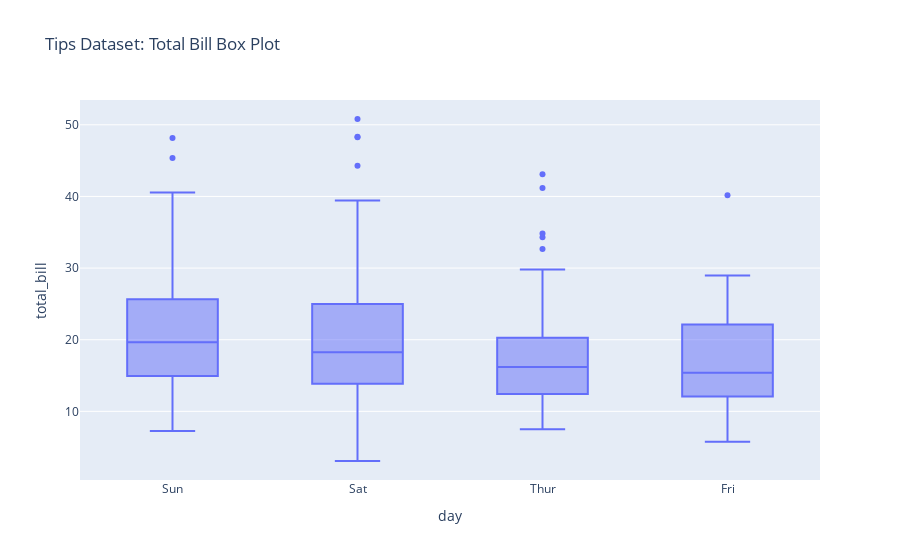

Notebook cell for this chart:
### Markdown cell above
### Plotting Boxplot

### Code cell
# Plot a box plot for the "total_bill" column using Plotly express
fig = px.box(tips,x='day',y="total_bill", title="Tips Dataset: Total Bill Box Plot")
fig.show()

### Figure 1 — Plotly figure (JSON) as saved in the notebook; plotly's stock layout.template omitted (floating-point values rounded to 4 significant figures; data arrays with more than 128 entries replaced by an {"elided": "..."} marker saying what was removed)
{"data": [{"alignmentgroup": "True", "hovertemplate": "day=%{x}<br>total_bill=%{y}<extra></extra>", "legendgroup": "", "marker": {"color": "#636efa"}, "name": "", "notched": false, "offsetgroup": "", "orientation": "v", "showlegend": false, "type": "box", "x": {"elided": "244 str values"}, "x0": " ", "xaxis": "x", "y": {"elided": "244 float values"}, "y0": " ", "yaxis": "y"}], "layout": {"boxmode": "group", "legend": {"tracegroupgap": 0}, "title": {"text": "Tips Dataset: Total Bill Box Plot"}, "xaxis": {"anchor": "y", "domain": [0, 1], "title": {"text": "day"}}, "yaxis": {"anchor": "x", "domain": [0, 1], "title": {"text": "total_bill"}}}}
